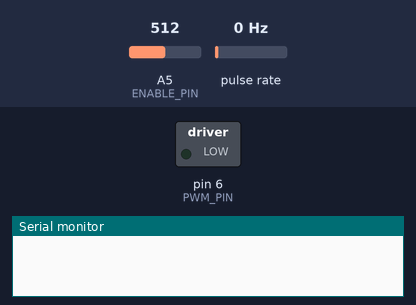
This sketch was run on a simulated Arduino Uno, built with avr-gcc and run on an emulated ATmega328P. Shown: switched loads named in the sketch (green lamp = pin HIGH), the last lines printed to the serial monitor. Wiring (inferred from the names in the program): pulse sensor: data pin 3. Inputs (shaded band) come from the test bench; at power-on: A5 (ENABLE_PIN) = 512, pulse rate 0 Hz.

Above: at 1.2 s.
1.3 s: A5 (ENABLE_PIN) set to 990
3.2 s: A5 (ENABLE_PIN) set to 1009
At 4.7 s:
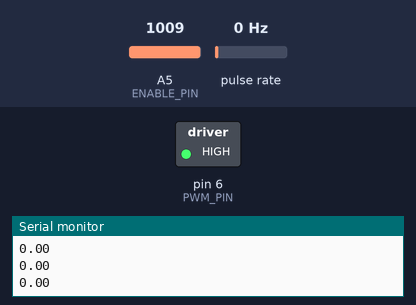
5.5 s: A5 (ENABLE_PIN) set to 900
At 7.2 s:
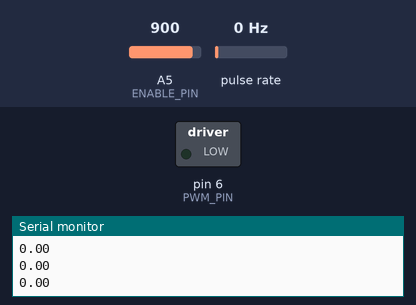
7.5 s: A5 (ENABLE_PIN) set to 1010
At 8.8 s:
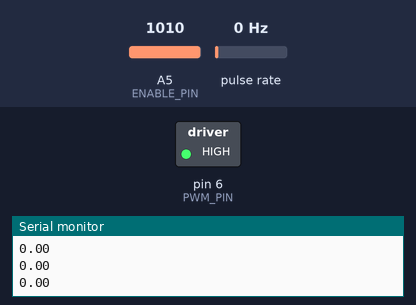
Timing chart, 0 to 10.5 s (numbered marks = the images above; inputs shaded):
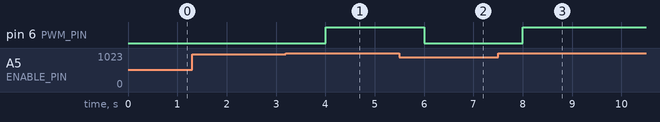

The sketch:

closed_loop.ino
```cpp
//	----------------------------------------------------------------------------+
//	Closed loop PID demo
//
//	based on:
//	https://www.teachmemicro.com/arduino-pid-control-tutorial/
//	----------------------------------------------------------------------------+


//	----------------------------------------------------------------------------+
//	constants
//	----------------------------------------------------------------------------+

/* hardware <-> software mapping */
const byte PWM_PIN = 6;
const byte ENCODER_PIN = 3;
const byte ENABLE_PIN = A5;

/* interval configurations */
const int ENCODER_INTERVAL = 33;
const int ENABLE_INTERVAL = 1000;
const int SERIAL_INTERVAL = 50;
const int PID_INTERVAL = 10;

/* normalize encoder count to rotation speed */
const float ENCODER_RATIO = ((1000 / ENCODER_INTERVAL) / 10) * 1.8;	// 56Hz -> 100%

/* PID controller configurations */
const float SET_POINT = 100.0;						// setpoint = 100%
const float PID_DT = PID_INTERVAL / 1000.0;	// ms -> seconds

const float Kp = 5;
const float Ki = 10;
const float Kd = 0.1;

//	----------------------------------------------------------------------------+
//	variables
//	----------------------------------------------------------------------------+

/* interval variables */
unsigned long encoder_prev_time;
unsigned long enable_prev_time;
unsigned long serial_prev_time;
unsigned long pid_prev_time;

/* encoder variables */
volatile int enc_count;
float enc_freq;
float enc_avg;
float enc_window[3];
byte enc_window_index;

byte enable_state;

/* PID controller variables*/
float error_integral;
float error_prev;
float pid_output;

//	----------------------------------------------------------------------------+
//	encoder interrupt
//	----------------------------------------------------------------------------+
void encoder_isr()
{
	enc_count++;
}

//	----------------------------------------------------------------------------+
//	initialization
//	----------------------------------------------------------------------------+
void setup()
{
	pinMode(PWM_PIN, OUTPUT);
	pinMode(ENCODER_PIN, INPUT_PULLUP);

	Serial.begin(115200);
	attachInterrupt(digitalPinToInterrupt(ENCODER_PIN), encoder_isr, RISING);
}

//	----------------------------------------------------------------------------+
//	infinite loop
//	----------------------------------------------------------------------------+
void loop()
{
	unsigned long now = millis();

	/* convert encoder ticks to speed */
	if (now >= encoder_prev_time + ENCODER_INTERVAL)
	{
		encoder_prev_time = now;

		enc_freq = enc_count * ENCODER_RATIO;
		enc_count = 0;

		/* calculate moving average */
		enc_window[enc_window_index] = enc_freq;
		enc_window_index += 1;
		if (enc_window_index > 2) enc_window_index = 0;
		enc_avg = (enc_window[0] + enc_window[1] + enc_window[2])/3;

	}

	/* PID control */
	else if (now >= pid_prev_time + PID_INTERVAL)
	{
		pid_prev_time = now;

		float error = SET_POINT - enc_avg;

		error_integral += error * PID_DT;
		if(error_integral > 255) error_integral = 255; /* anti-windup */

		float error_dt = (error - error_prev) / PID_DT;
		error_prev = error;

		pid_output = Kp*error + Ki*error_integral + Kd*error_dt;

		if (pid_output > 255) pid_output = 255;
		else if (pid_output < 0) pid_output = 0;

		analogWrite(PWM_PIN, pid_output * enable_state);
	}

	/* for graphing data */
	else if (now >= serial_prev_time + SERIAL_INTERVAL)
	{
		serial_prev_time = now;

		if (enable_state == 1)
		{
//			Serial.print(pid_output, 2);
//			Serial.print("\t");
			Serial.println(enc_avg, 2);
		}
	}

	/* motor ON/OFF */
	else if (now >= enable_prev_time + ENABLE_INTERVAL)
	{
		enable_prev_time = now;

		/* reset stored PID values if enable_state = 0 */
		/* => avoids massive increase of error_intergral */
		/* -> allows step response with initial state = 0 */
		if (enable_state == 0)
		{
			error_integral = 0;
			error_prev = 0;
		}

		int val = analogRead(ENABLE_PIN);
		if (val >= 1000)
		{

			enable_state = 1;
		}
		else
		{
			enable_state = 0;

		}
	}

}
```

Measured:
- the behaviour switches between 999 and 1000 on A5 (ENABLE_PIN) (found by bisection; images 0 and 1)
- after the input at 1.3 s, every drawn part: stays the same
- after the input at 3.2 s, pin 6 (PWM_PIN): LOW → HIGH after 0.81 s
- after the input at 5.5 s, pin 6 (PWM_PIN): HIGH → LOW after 0.51 s
- after the input at 7.5 s, pin 6 (PWM_PIN): LOW → HIGH after 0.50 s
